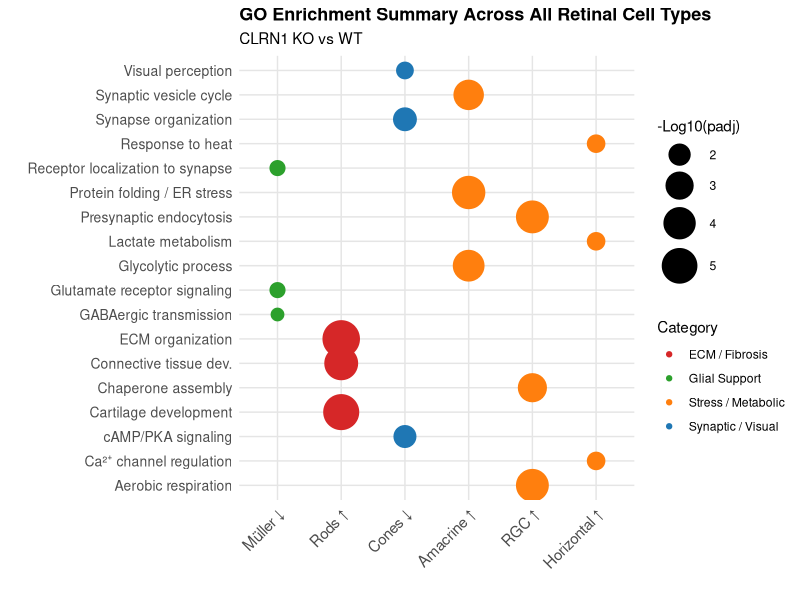
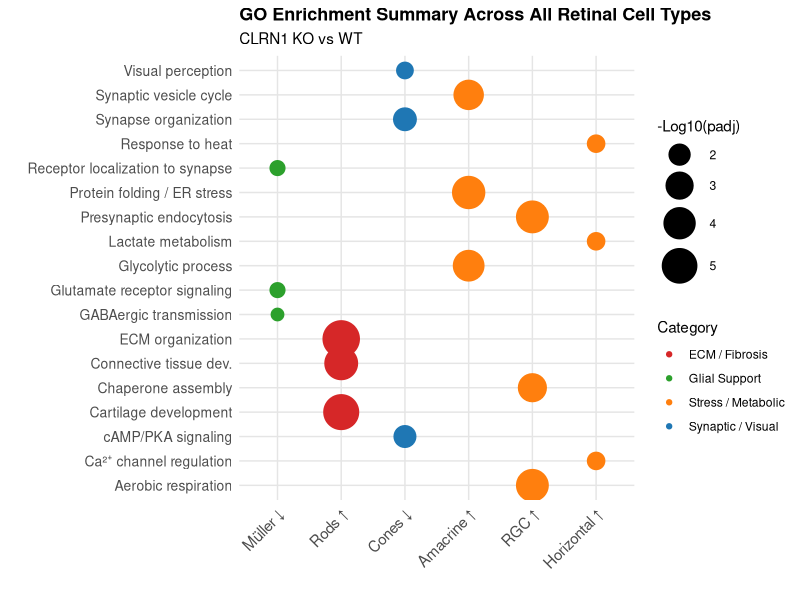
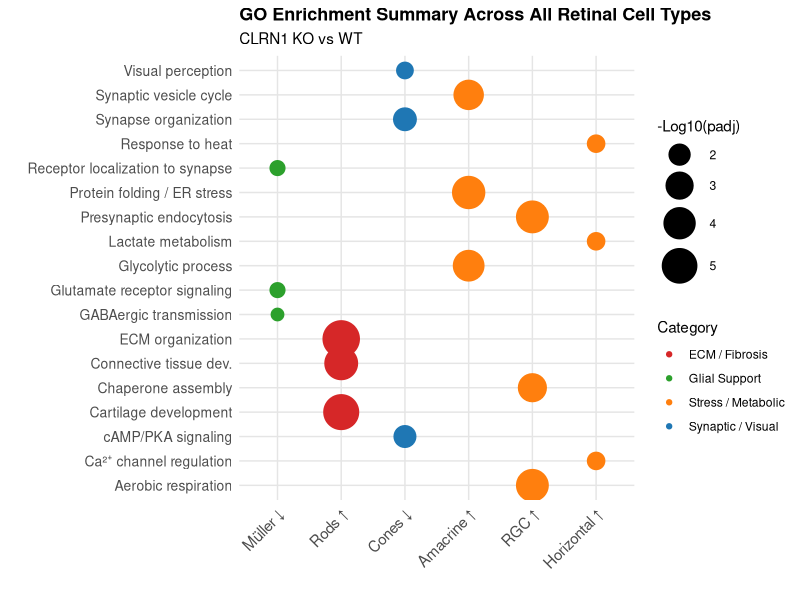

These charts were generated, in order, by the following R code:
# ============================================
# COMPREHENSIVE GO ENRICHMENT HEATMAP
# All cell types in one figure
# ============================================

library(ggplot2)
library(dplyr)

# Build a combined pathway summary for all cell types
# Select key representative pathways
pathway_summary <- data.frame(
  Cell_Type = c(
    # Rods Up
    rep("Rods ↑", 3),
    # Cones Down
    rep("Cones ↓", 3),
    # Amacrine Up
    rep("Amacrine ↑", 3),
    # RGC Up
    rep("RGC ↑", 3),
    # Horizontal Up
    rep("Horizontal ↑", 3),
    # Müller Down
    rep("Müller ↓", 3)
  ),
  Pathway = c(
    # Rods Up
    "ECM organization", "Connective tissue dev.", "Cartilage development",
    # Cones Down
    "Synapse organization", "Visual perception", "cAMP/PKA signaling",
    # Amacrine Up
    "Protein folding / ER stress", "Glycolytic process", "Synaptic vesicle cycle",
    # RGC Up
    "Aerobic respiration", "Presynaptic endocytosis", "Chaperone assembly",
    # Horizontal Up
    "Response to heat", "Ca²⁺ channel regulation", "Lactate metabolism",
    # Müller Down
    "Glutamate receptor signaling", "Receptor localization to synapse", "GABAergic transmission"
  ),
  neg_log10_padj = c(
    # Rods Up
    -log10(2.44e-06), -log10(3.67e-05), -log10(7.64e-06),
    # Cones Down
    -log10(0.006), -log10(0.026), -log10(0.008),
    # Amacrine Up
    -log10(5.17e-05), -log10(1.43e-04), -log10(3.07e-04),
    # RGC Up
    -log10(7.13e-05), -log10(7.13e-05), -log10(6.15e-04),
    # Horizontal Up
    -log10(0.023), -log10(0.023), -log10(0.023),
    # Müller Down
    -log10(0.031), -log10(0.031), -log10(0.034)
  ),
  Category = c(
    rep("ECM / Fibrosis", 3),
    rep("Synaptic / Visual", 3),
    rep("Stress / Metabolic", 3),
    rep("Stress / Metabolic", 3),
    rep("Stress / Metabolic", 3),
    rep("Glial Support", 3)
  )
)

# Order cell types
pathway_summary$Cell_Type <- factor(pathway_summary$Cell_Type, 
                                     levels = c("Müller ↓", "Rods ↑", "Cones ↓", 
                                                "Amacrine ↑", "RGC ↑", "Horizontal ↑"))

# Create bubble plot
fig_go_summary <- ggplot(pathway_summary, aes(x = Cell_Type, y = Pathway, 
                                               size = neg_log10_padj, color = Category)) +
  geom_point() +
  scale_size_continuous(range = c(4, 12), name = "-Log10(padj)") +
  scale_color_manual(values = c("ECM / Fibrosis" = "#d62728",
                                 "Synaptic / Visual" = "#1f77b4",
                                 "Stress / Metabolic" = "#ff7f0e",
                                 "Glial Support" = "#2ca02c")) +
  labs(title = "GO Enrichment Summary Across All Retinal Cell Types",
       subtitle = "CLRN1 KO vs WT", x = "", y = "") +
  theme_minimal() +
  theme(plot.title = element_text(face = "bold", size = 13),
        axis.text.x = element_text(angle = 45, hjust = 1, size = 11),
        axis.text.y = element_text(size = 10),
        legend.position = "right",
        panel.grid.major = element_line(color = "grey90"))

fig_go_summary
ggsave("Figures/Fig_GO_Summary_AllCellTypes.pdf", fig_go_summary, width = 10, height = 8)
ggsave("Figures/Fig_GO_Summary_AllCellTypes.png", fig_go_summary, width = 10, height = 8, dpi = 300)

# ============================================
# UPDATED COMPLETE SUPPLEMENTARY TABLE
# ============================================

complete_go_table <- data.frame(
  Cell_Type = c("Rods", "Rods", "Cones", "Amacrine", "RGC", "Horizontal", "Horizontal", "Müller Glia"),
  Direction = c("Up in KO", "Down in KO", "Down in KO", "Up in KO", "Up in KO", "Up in KO", "Down in KO", "Down in KO"),
  n_DEGs = c(119, 113, 50, 131, 27, 23, 14, 59),
  Top_GO_Term = c("ECM organization", "No significant terms", "Synapse organization",
                   "Protein folding", "Presynaptic endocytosis", "Response to heat",
                   "Smooth muscle relaxation", "Glutamate receptor signaling"),
  GO_padj = c("2.4e-06", "NA", "0.006", "5.2e-05", "7.1e-05", "0.023", "0.014", "0.031"),
  Biological_Theme = c("Fibrotic remodeling", "–", "Synaptic/visual dysfunction",
                        "ER stress & metabolic shift", "Metabolic stress & synaptic", 
                        "Stress response", "–", "Impaired glial support")
)

print(complete_go_table)
write.csv(complete_go_table, "Complete_GO_Summary_AllCellTypes.csv", row.names = FALSE)

cat("\n✅ All GO summary figures and tables saved!\n")
list.files("Figures")
